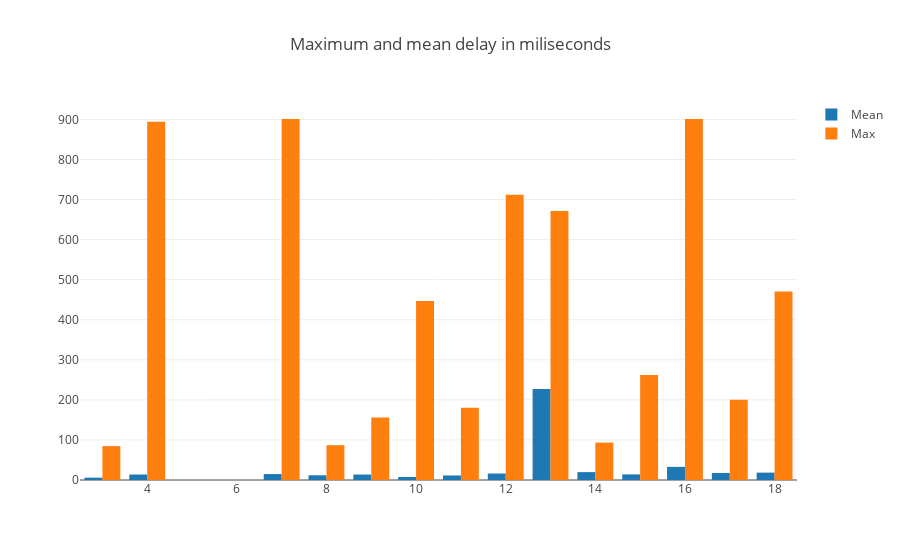

This figure's notebook cell:
### Markdown cell above
Plotting mean and max ping latency results for every reporting result in December.

### Code cell
trace1 = go.Bar(
            x=device_numbers_dec,
            y=device_mean_dec,
            name='Mean',
    )
trace2 = go.Bar(
            x=device_numbers_dec,
            y=device_max_dec,
            name='Max',
    
    )
data = [trace1, trace2]
layout = go.Layout(
       # barmode='stack',
        title="Maximum and mean delay in miliseconds"
    )

fig = go.Figure(data=data, layout=layout)
iplot(fig)

### Figure 1 — Plotly figure (JSON) as saved in the notebook; plotly's stock layout.template omitted (floating-point values rounded to 4 significant figures)
{"data": [{"name": "Mean", "type": "bar", "x": [3, 4, 7, 8, 9, 10, 11, 12, 13, 14, 15, 16, 17, 18], "y": [5.907, 13.66, 14.82, 11.77, 13.59, 7.428, 11.26, 16.19, 227.3, 19.69, 14.01, 32.77, 17.57, 18.41]}, {"name": "Max", "type": "bar", "x": [3, 4, 7, 8, 9, 10, 11, 12, 13, 14, 15, 16, 17, 18], "y": [84.62, 894.1, 900.8, 86.91, 156.1, 446.6, 180.6, 712.1, 671.4, 93.41, 262.4, 901.1, 200.3, 470.6]}], "layout": {"title": "Maximum and mean delay in miliseconds"}}
